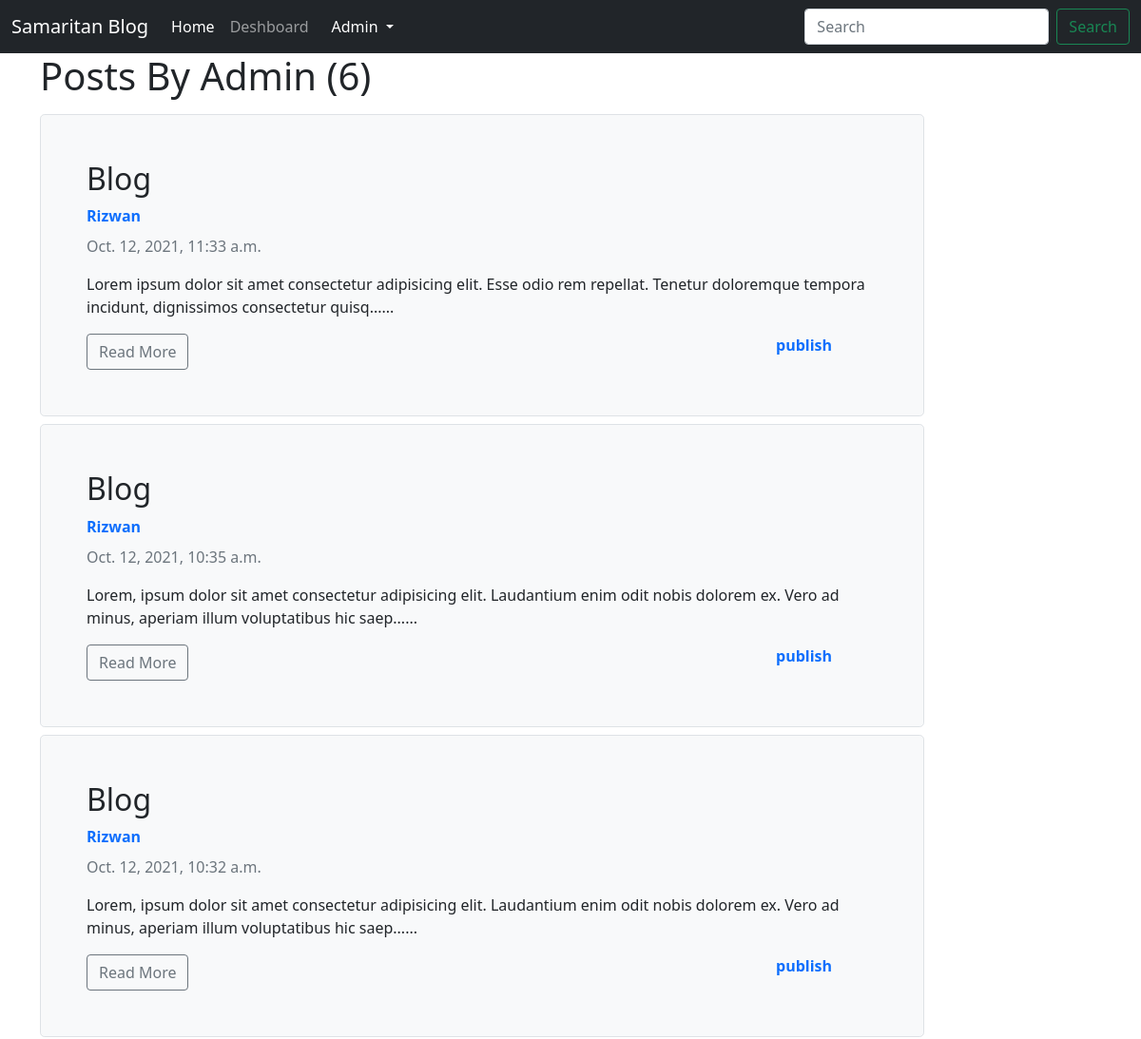
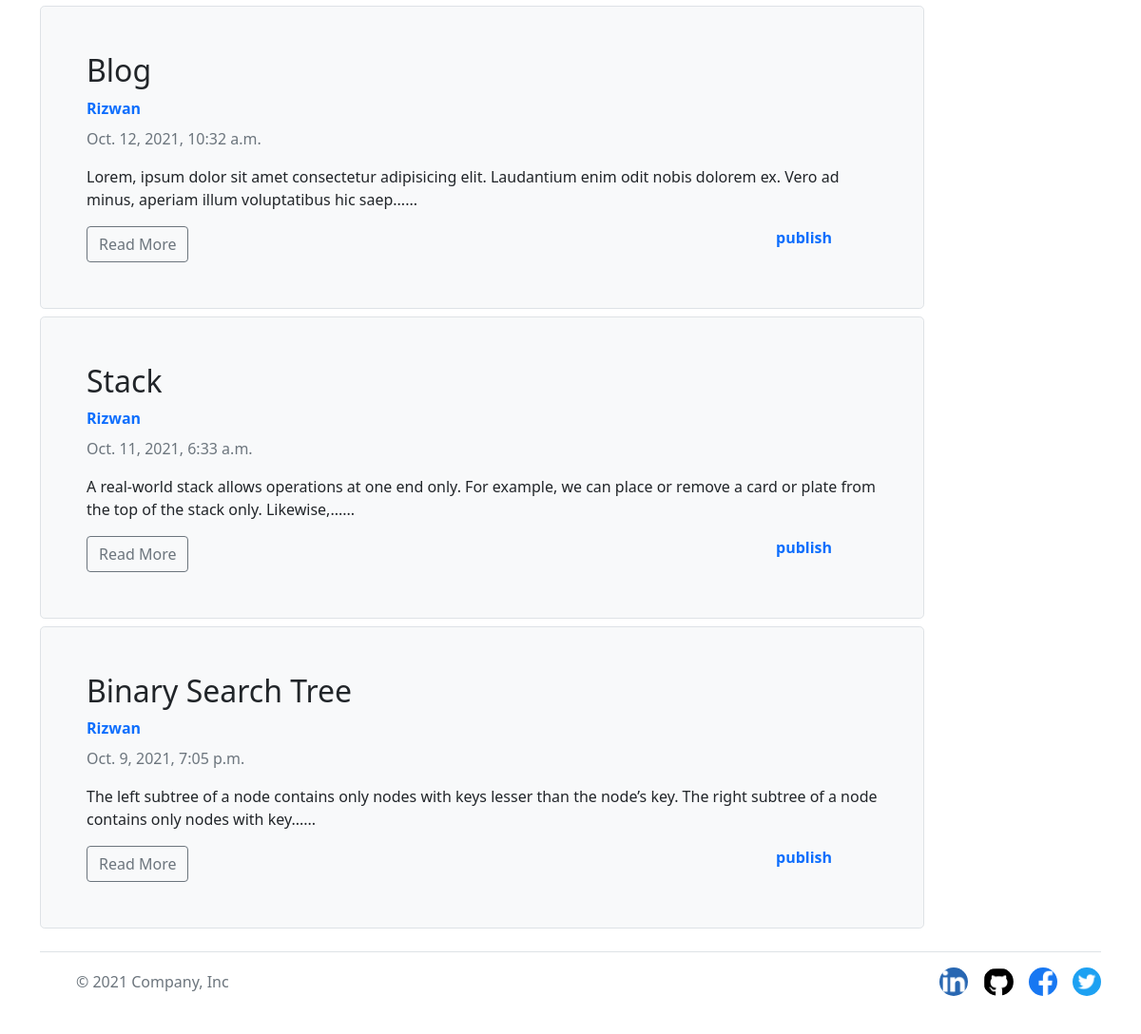
/blog-list/rizwan (signed in), run on the app's committed database (2 pictures, top to bottom).
### blog/models.py (models this page shows, shortened)
class Post(models.Model):
    title = models.CharField(max_length=50)
    author = models.ForeignKey(User, on_delete=models.CASCADE)
    published_date = models.DateTimeField(default=timezone.now)
    content = RichTextField(blank = True, null = True)
    visible = models.BooleanField(default=False)
    upload = models.ImageField(upload_to ='uploads/')

### blog/views.py (the view)
# urls.py: path('blog-list/<str:username>', views.user_blogs_list, name='blog-list'),
def user_blogs_list(request, username):
    print(username)
    try:
        user = User.objects.get(username=username)
    except Exception as e:
        print(e)
    posts = Post.objects.filter(author = user).order_by('published_date').reverse()
    paginator = Paginator(posts, 2)
    page = request.GET.get('page')
    page_obj = paginator.get_page(page)
    if request.user.is_authenticated:
        return render(request, 'blog/list_userblogs.html', {'posts':posts, 'page_obj':page_obj})
    else:
        return redirect('login')

### blog/templates/blog/list_userblogs.html (shortened to what this page needs)
{% extends 'blog/base.html' %}
{% load static %}
{% block content %}
<h1 class="mb-3">Posts By {{request.user.username|capfirst}} ({{ page_obj.paginator.count }})</h1>
    {% for p in posts%}
    <article class="media content-section">
    <div class="col-sm-10 my-2">
        <div class="h-180 p-5 bg-light border rounded-3">
            <h2>{{p.title}}</h2>
            <strong class="d-inline-block mb-2 text-primary">{{p.author|capfirst}}</strong>
            <div class="mb-1 text-muted">{{p.published_date}}</div>
            <p>{{p.content|slice:"0:150"|safe}}......</p>
            <div class="form-row">
                <a class="btn btn-outline-secondary" href="{% url 'PostDetail' p.id %}">Read More</a>
            {%if p.visible == True%}
            <strong class="d-inline-block mb-2 text-primary mx-5 visible" style="float: right;">publish</strong>
            {%else%}
            <strong class="d-inline-block mb-2 text-primary mx-5 visible" style="float: right;">unpublish</strong>
            {%endif%}
            </div>
        </div>
    </div>
    </article>
    {%endfor%}
</div>
{% endblock content %}

### blog/templates/blog/navbar.html (shortened to what this page needs)
<nav class="navbar navbar-expand-lg navbar-dark bg-dark">
  <div class="container-fluid">
    <a class="navbar-brand" href="/">Samaritan Blog</a>
    <div class="collapse navbar-collapse" id="navbarSupportedContent">
      <ul class="navbar-nav me-auto mb-2 mb-lg-0">
        <li class="nav-item">
          <a class="nav-link active" aria-current="page" href="/">Home</a>
        </li>
        <li class="nav-item">
          <a class="nav-link" href="{% url 'dashboard' %}">Deshboard</a>
        </li>
        <li class="nav-item">
          <ul class="navbar-nav me-auto mb-2 mb-lg-0">
            {% if request.user.is_authenticated %}
            <li class="nav-item dropdown mx-2">
              <a class="nav-link dropdown-toggle text-white" href="#" id="profileDropdown" role="button"
                data-bs-toggle="dropdown" aria-expanded="false">
                {{user.username|capfirst}}
              </a>
            </li>
            {%endif%}
          </ul>
        </li>
      </ul>
      <form class="d-flex">
        <input class="form-control me-2" type="search" placeholder="Search" aria-label="Search">
        <button class="btn btn-outline-success" type="submit">Search</button>
      </form>
    </div>
  </div>
</nav>

### blog/static/blog/css/style.css (style rules this page uses)
a { text-decoration: none; }

### data on the page
Post: title "Blog", author "Rizwan", published_date "Oct. 12, 2021, 11:33 a.m.", content "Lorem ipsum dolor sit amet consectetur adipisicing elit. Esse odio rem repellat. Tenetur doloremque tempora incidunt, dignissimos consectetur quisq", visible "publish"
Post: title "Blog", author "Rizwan", published_date "Oct. 12, 2021, 10:35 a.m.", content "Lorem, ipsum dolor sit amet consectetur adipisicing elit. Laudantium enim odit nobis dolorem ex. Vero ad minus, aperiam illum voluptatibus hic saep", visible "publish"
Post: title "Blog", author "Rizwan", published_date "Oct. 12, 2021, 10:32 a.m.", content "Lorem, ipsum dolor sit amet consectetur adipisicing elit. Laudantium enim odit nobis dolorem ex. Vero ad minus, aperiam illum voluptatibus hic saep", visible "publish"
Post: title "Blog", author "Rizwan", published_date "Oct. 12, 2021, 10:32 a.m.", content "Lorem, ipsum dolor sit amet consectetur adipisicing elit. Laudantium enim odit nobis dolorem ex. Vero ad minus, aperiam illum voluptatibus hic saep", visible "publish"
Post: title "Stack", author "Rizwan", published_date "Oct. 11, 2021, 6:33 a.m.", content "A real-world stack allows operations at one end only. For example, we can place or remove a card or plate from the top of the stack only. Likewise,", visible "publish"
Post: title "Binary Search Tree", author "Rizwan", published_date "Oct. 9, 2021, 7:05 p.m.", content "The left subtree of a node contains only nodes with keys lesser than the node’s key. The right subtree of a node contains only nodes with key", visible "publish"

### other printed values
{{ user.username|capfirst }} "Admin"
{{ request.user.username|capfirst }} "Admin"
{{ page_obj.paginator.count }} "6"
